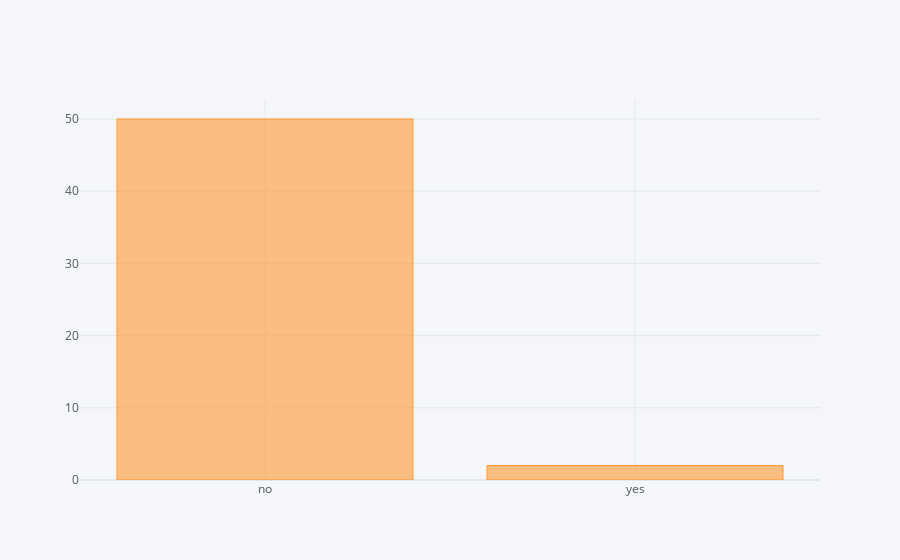

The notebook cell this image was saved under:
### Code cell
df[df.balance>30000].loan.value_counts().iplot(kind='bar')

### Figure 1 — Plotly figure (JSON) as saved in the notebook; plotly's stock layout.template omitted (floating-point values rounded to 4 significant figures)
{"data": [{"marker": {"color": "rgba(255, 153, 51, 0.6)", "line": {"color": "rgba(255, 153, 51, 1.0)", "width": 1}}, "name": "count", "orientation": "v", "text": "", "type": "bar", "x": ["no", "yes"], "y": [50, 2]}], "layout": {"legend": {"bgcolor": "#F5F6F9", "font": {"color": "#4D5663"}}, "paper_bgcolor": "#F5F6F9", "plot_bgcolor": "#F5F6F9", "title": {"font": {"color": "#4D5663"}}, "xaxis": {"gridcolor": "#E1E5ED", "showgrid": true, "tickfont": {"color": "#4D5663"}, "title": {"font": {"color": "#4D5663"}, "text": ""}, "zerolinecolor": "#E1E5ED"}, "yaxis": {"gridcolor": "#E1E5ED", "showgrid": true, "tickfont": {"color": "#4D5663"}, "title": {"font": {"color": "#4D5663"}, "text": ""}, "zerolinecolor": "#E1E5ED"}}}
